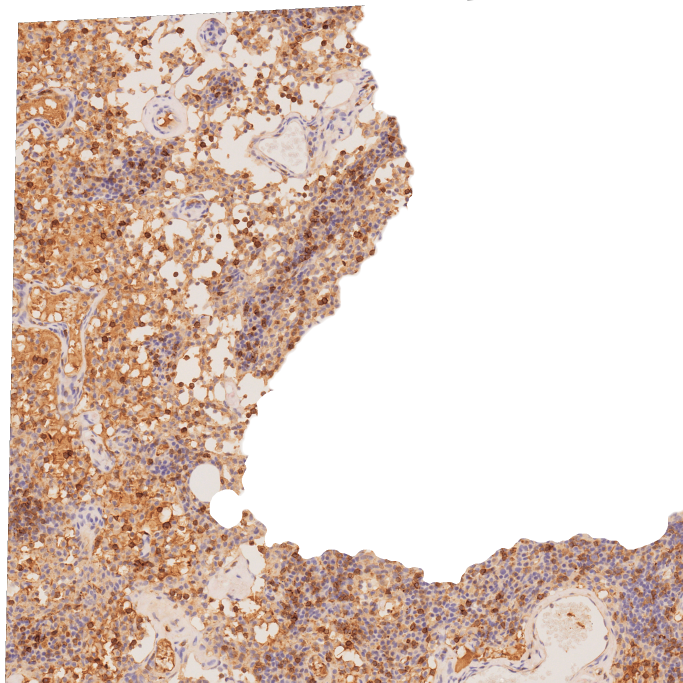
#> input picture data/membrane/IMAGES/r/real_3.png, 2048 x 2048 px (shown at 1/3 size); its folder holds 3 pictures in this run
$ python ZOOM4.py
#> lines starting #> are read from the running program, lines starting #| are printed output that depends on the picture; after the words box and inside, x2 and y2 are one past the last pixel; in counts of white or black regions, pixels touching at a corner belong together; pictures that were not available may be replaced by others from this repository, and a replacement may not be noted
import cv2
import imutils
import numpy as np
from skimage.metrics import structural_similarity

img_num = 3
# Load images
img1 = cv2.imread("data/membrane/IMAGES/r/real_{}.png".format(img_num))
#> img1 is the input picture: shape (2048, 2048, 3); mean B, G, R 194.5, 204.3, 222.8
img2 = cv2.imread("data/membrane/IMAGES/f/fake_{}.png".format(img_num))
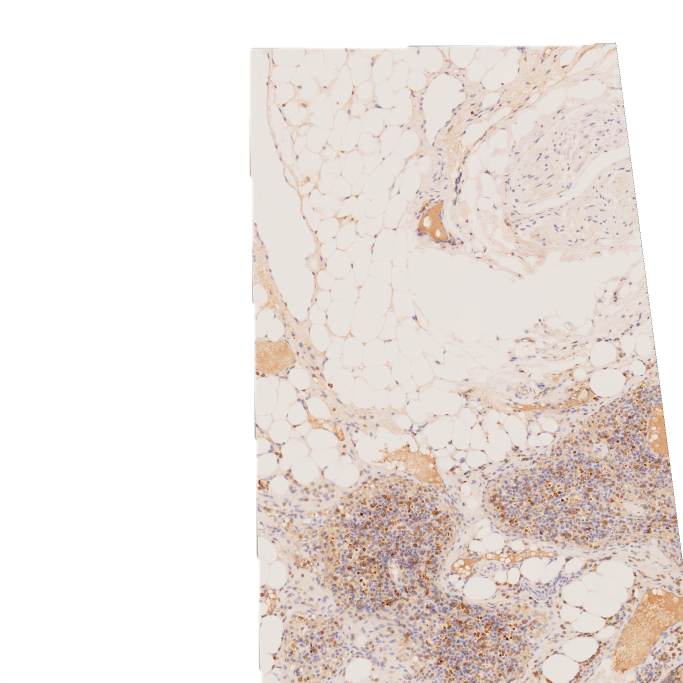
#> input picture data/membrane/IMAGES/r/real_1.png, 2048 x 2048 px, given in place of fake_3.png, which was not available (shown at 1/3 size)
#> img2 is the input picture: shape (2048, 2048, 3); mean B, G, R 223.7, 227.9, 235.9

# Resize
img1 = cv2.resize(img1, (512,512))
#> img1: shape (512, 512, 3)
img2 = cv2.resize(img2, (img1.shape[1], img1.shape[0]))
#> img2: shape (512, 512, 3)

# Grayscale
g1 = cv2.cvtColor(img1, cv2.COLOR_BGR2GRAY)
g2 = cv2.cvtColor(img2, cv2.COLOR_BGR2GRAY)

# Find the difference between two images
# Compute the mean structural similarity index
(similar, diff) = structural_similarity(g1,g2,full=True)
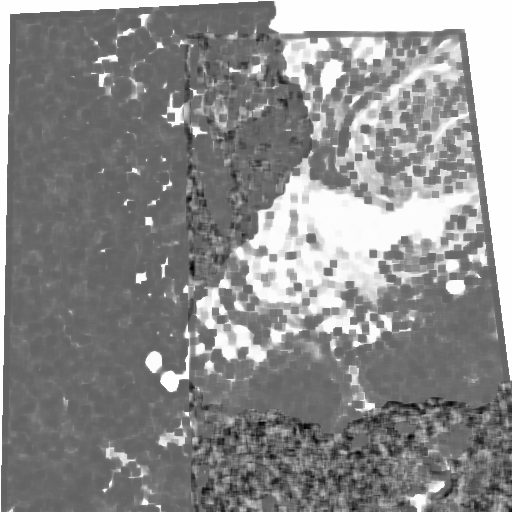
#> diff: shape (512, 512) float64; min -0.6, max 1, mean 0.278; drawn with min black and max white
#> similar = 0.268

# diff is in range [0,1]. Convert it in range [0,255]
diff = (diff*255).astype("uint8")
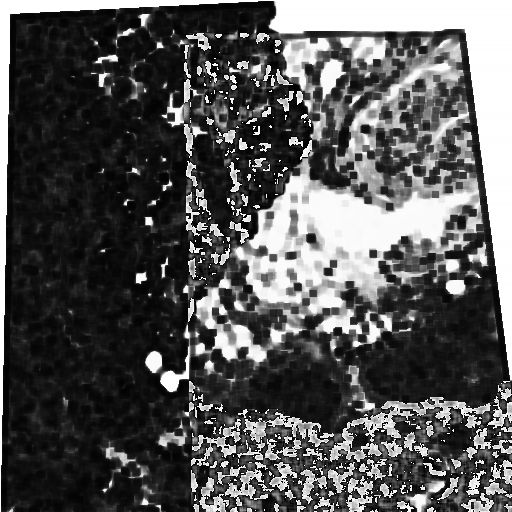
#> diff: shape (512, 512); min 0, max 255, mean 85.9

# Apply threshold
thresh = cv2.threshold(diff, 0, 255, cv2.THRESH_BINARY_INV | cv2.THRESH_OTSU)[1]
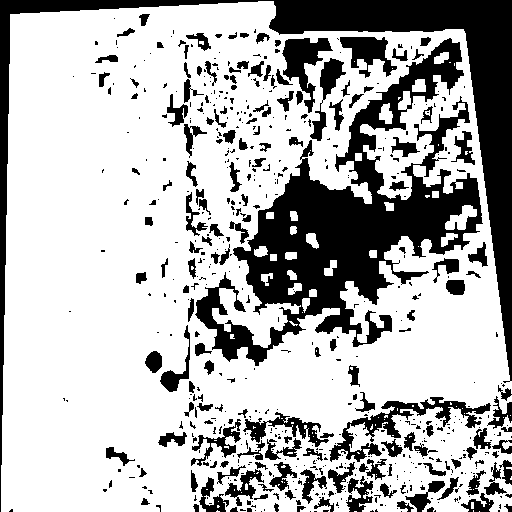
#> thresh: shape (512, 512); 71% white; 608 black regions (437 under 20 px)

# Find contours
contours = cv2.findContours(thresh.copy(), cv2.RETR_EXTERNAL, cv2.CHAIN_APPROX_SIMPLE)
#> contours = 18 contours, 17 with area under 20; largest, box (x1, y1, x2, y2) and area: (1, 1, 512, 512) 237105
contours = imutils.grab_contours(contours)

# Loop over each contour
for contour in contours:
    if cv2.contourArea(contour) > 100:
        # Calculate bounding box
        x,y,w,h = cv2.boundingRect(contour)
        # Draw rectangle - bounding box
        cv2.rectangle(img1, (x,y), (x+w, y+h), (0,0,255), 2)
        cv2.rectangle(img2, (x,y), (x+w, y+h), (0,0,255), 2)
        cv2.putText(img2, "Similarity: " + str("%.8f" % similar), (10,30), cv2.FONT_HERSHEY_SIMPLEX, .7, (0,0,255), 2)
#> this loop made 18 passes
#> (x, y, w, h) on pass 18: (1, 1, 511, 511)
#> contour on passes 1, 2, 3, 4, 6, 7: [[479, 511]], [[354, 511], [356, 511]], [[473, 510], [473, 511]], [[217, 510], [216, 511], [219, 511], [218, 511]], [[489, 504]], [[471, 502], [471, 508], [473, 508], [473, 502]]
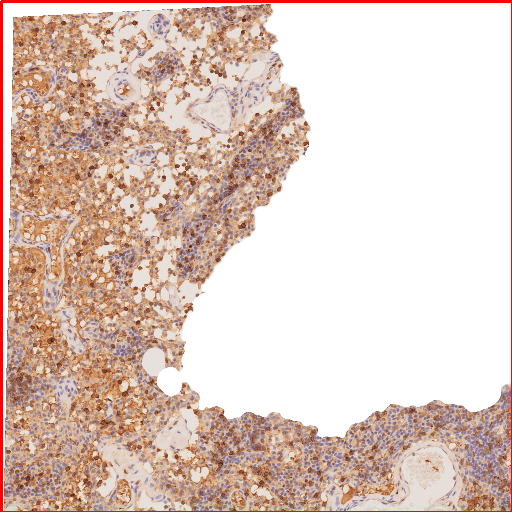
#> img1: shape (512, 512, 3); mean B, G, R 190.9, 200.6, 223
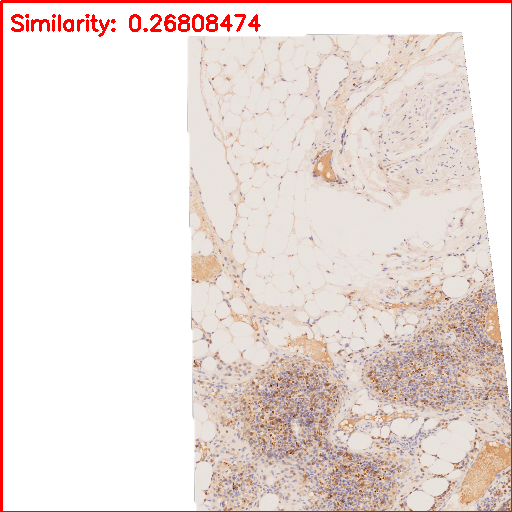
#> img2: shape (512, 512, 3); mean B, G, R 218.2, 222.3, 236

# Show final images with differences
x = np.zeros((512,10,3), np.uint8)
result = np.hstack((img1, x, img2))
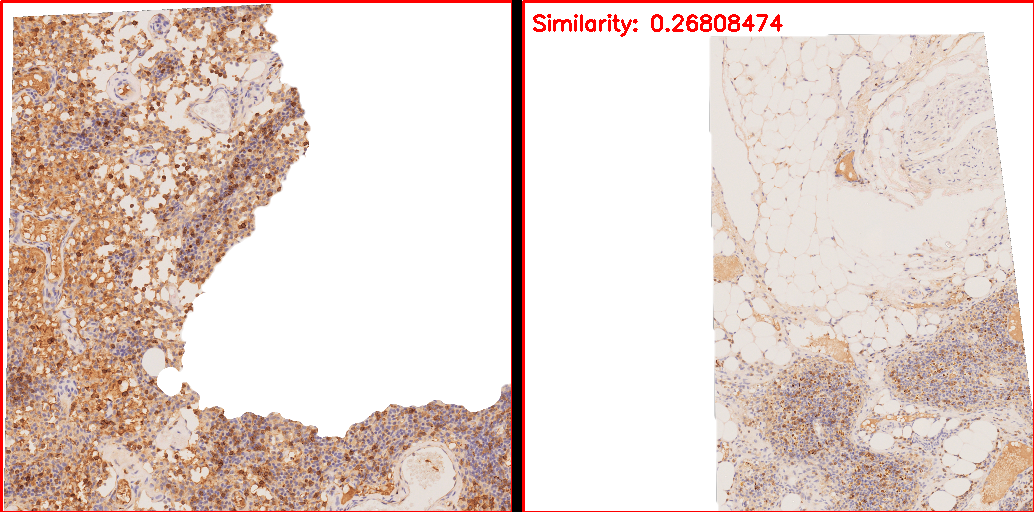
#> result: shape (512, 1034, 3); mean B, G, R 202.5, 209.4, 227.3
cv2.imshow("Differences", result)

# Wait for user to press a key
cv2.waitKey(0)

# Loop over each contour again
for contour in contours:
    if cv2.contourArea(contour) > 100:
        # Calculate bounding box
        x,y,w,h = cv2.boundingRect(contour)
        # Draw rectangle - bounding box
        cv2.rectangle(img1, (x,y), (x+w, y+h), (0,0,255), 2)
        cv2.rectangle(img2, (x,y), (x+w, y+h), (0,0,255), 2)
        # # Zoom in
        zoom1 = img1[y:y+h, x:x+w]
        zoom2 = img2[y:y+h, x:x+w]
        zoom1 = cv2.resize(zoom1, (w*3,h*3))
        zoom2 = cv2.resize(zoom2, (w*3,h*3))
        cv2.imshow("Zoomed real", zoom1)
        cv2.imshow("Zoomed fake", zoom2)
        cv2.moveWindow("Zoomed real", 500, 100)
        cv2.moveWindow("Zoomed fake", 800, 100)
        cv2.waitKey(0)

cv2.destroyAllWindows()
